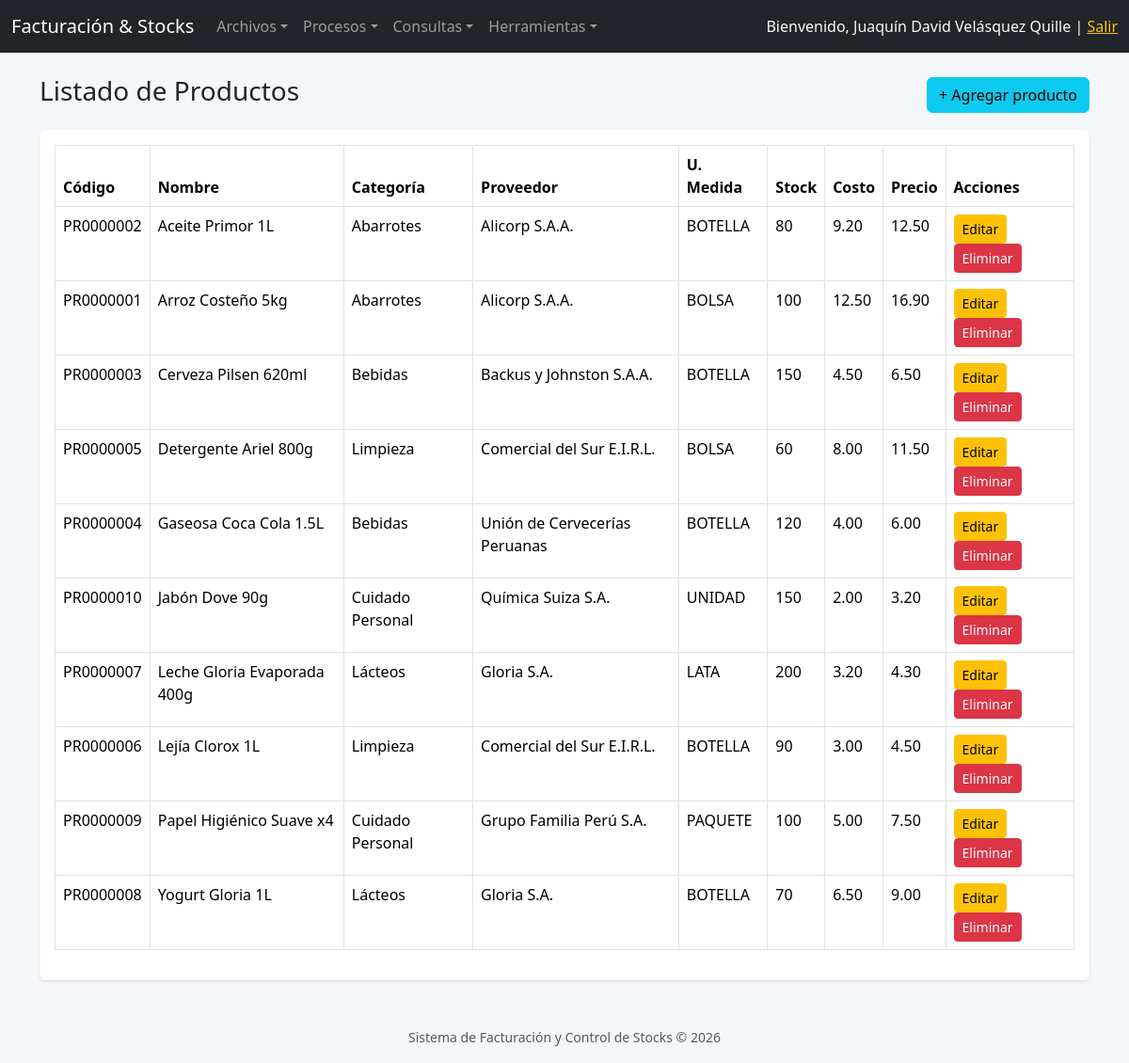
The app's page /productos/index.php (signed in) with its own data.
### tables this page shows
CREATE TABLE productos (
  idproducto  VARCHAR(10) PRIMARY KEY,
  idproveedor VARCHAR(3) NOT NULL,
  nomproducto VARCHAR(128) NOT NULL,
  unimed      VARCHAR(15),
  stock       INT NOT NULL DEFAULT 0,
  cosuni      DECIMAL(10,4) NOT NULL DEFAULT 0,
  preuni      DECIMAL(10,4) NOT NULL DEFAULT 0,
  idcategoria CHAR(2) NOT NULL,
  estado      CHAR(1) NOT NULL DEFAULT '1',
  CONSTRAINT fk_producto_proveedor FOREIGN KEY (idproveedor) REFERENCES proveedores(idproveedor),
  CONSTRAINT fk_producto_categoria FOREIGN KEY (idcategoria) REFERENCES categorias(idcategoria)
);

CREATE TABLE categorias (
  idcategoria  CHAR(2) PRIMARY KEY,
  nomcategoria VARCHAR(128) NOT NULL
);

CREATE TABLE proveedores (
  idproveedor    VARCHAR(3) PRIMARY KEY,
  nomproveedor   VARCHAR(128) NOT NULL,
  rucproveedor   VARCHAR(11),
  dirproveedor   VARCHAR(128),
  telproveedor   VARCHAR(9),
  emailproveedor VARCHAR(64),
  estado         CHAR(1) NOT NULL DEFAULT '1'
);

### conexion/Conexion.php (called while the page is built, shortened)
<?php
class Conexion
{
    private static $instancia = null;
    private $host   = 'localhost';
    private $dbname = 'facturacion';
    private $user   = 'root';
    private $pass   = '';
    private function __construct()
    {
        try {
            $dsn = "mysql:host={$this->host};dbname={$this->dbname};charset=utf8mb4";
            $this->pdo = new PDO($dsn, $this->user, $this->pass, [
                PDO::ATTR_ERRMODE            => PDO::ERRMODE_EXCEPTION,
                PDO::ATTR_DEFAULT_FETCH_MODE => PDO::FETCH_OBJ,
                PDO::ATTR_EMULATE_PREPARES   => false,
            ]);
        } catch (PDOException $e) {
            die('Error de conexión a la base de datos: ' . $e->getMessage());
        }
    }
    public static function getConexion()
    {
        if (self::$instancia === null) {
            self::$instancia = new Conexion();
        }
        return self::$instancia->pdo;
    }
}

### clases/Producto.php (called while the page is built, shortened)
<?php
require_once __DIR__ . '/../conexion/Conexion.php';
class Producto
{
    private $pdo;
    public function __construct()
    {
        $this->pdo = Conexion::getConexion();
    }
    public function listarProductos()
    {
        $sql = "SELECT p.*, pv.nomproveedor, c.nomcategoria
                FROM productos p
                INNER JOIN proveedores pv ON p.idproveedor = pv.idproveedor
                INNER JOIN categorias c ON p.idcategoria = c.idcategoria
                WHERE p.estado = '1'
                ORDER BY p.nomproducto ASC";
        return $this->pdo->query($sql)->fetchAll();
    }
}

### productos/index.php (the view, shortened to what this page needs)
<?php
require_once __DIR__ . '/../clases/Producto.php';
require_once __DIR__ . '/../includes/header.php';
$productoModel = new Producto();
$productos = $productoModel->listarProductos();
?>
<div class="d-flex justify-content-between align-items-center mb-3">
    <h3>Listado de Productos</h3>
    <a href="create.php" class="btn btn-info">+ Agregar producto</a>
</div>
<div class="card">
<div class="card-body">
<table class="table table-bordered table-hover">
    <thead>
        <tr>
            <th>Código</th>
            <th>Nombre</th>
            <th>Categoría</th>
            <th>Proveedor</th>
            <th>U. Medida</th>
            <th>Stock</th>
            <th>Costo</th>
            <th>Precio</th>
            <th>Acciones</th>
        </tr>
    </thead>
    <tbody>
        <?php foreach ($productos as $row): ?>
        <tr>
            <td><?php echo htmlspecialchars($row->idproducto); ?></td>
            <td><?php echo htmlspecialchars($row->nomproducto); ?></td>
            <td><?php echo htmlspecialchars($row->nomcategoria); ?></td>
            <td><?php echo htmlspecialchars($row->nomproveedor); ?></td>
            <td><?php echo htmlspecialchars($row->unimed); ?></td>
            <td class="<?php echo $row->stock <= 5 ? 'text-danger fw-bold' : ''; ?>">
                <?php echo $row->stock; ?>
            </td>
            <td><?php echo number_format($row->cosuni, 2); ?></td>
            <td><?php echo number_format($row->preuni, 2); ?></td>
            <td>
                <a href="update.php?id=<?php echo urlencode($row->idproducto); ?>" class="btn btn-sm btn-warning">Editar</a>
                <a href="delete.php?id=<?php echo urlencode($row->idproducto); ?>" class="btn btn-sm btn-danger"
                   onclick="return confirm('¿Eliminar este producto?');">Eliminar</a>
            </td>
        </tr>
        <?php endforeach; ?>
    </tbody>
</table>
</div>
</div>
<?php require_once __DIR__ . '/../includes/footer.php'; ?>

### css/style.css (style rules this page uses)
body { background-color: #f4f6f9; }
.card { box-shadow: 0 1px 3px rgba(0,0,0,.1); border: none; }
.table thead { background-color: #343a40; color: #fff; }

### records on screen
productos: idproducto "PR0000002", nomproducto "Aceite Primor 1L", idcategoria.nomcategoria "Abarrotes", idproveedor.nomproveedor "Alicorp S.A.A.", unimed "BOTELLA", stock "80", cosuni "9.20", preuni "12.50"
productos: idproducto "PR0000001", nomproducto "Arroz Costeño 5kg", idcategoria.nomcategoria "Abarrotes", idproveedor.nomproveedor "Alicorp S.A.A.", unimed "BOLSA", stock "100", cosuni "12.50", preuni "16.90"
productos: idproducto "PR0000003", nomproducto "Cerveza Pilsen 620ml", idcategoria.nomcategoria "Bebidas", idproveedor.nomproveedor "Backus y Johnston S.A.A.", unimed "BOTELLA", stock "150", cosuni "4.50", preuni "6.50"
productos: idproducto "PR0000005", nomproducto "Detergente Ariel 800g", idcategoria.nomcategoria "Limpieza", idproveedor.nomproveedor "Comercial del Sur E.I.R.L.", unimed "BOLSA", stock "60", cosuni "8.00", preuni "11.50"
productos: idproducto "PR0000004", nomproducto "Gaseosa Coca Cola 1.5L", idcategoria.nomcategoria "Bebidas", idproveedor.nomproveedor "Unión de Cervecerías Peruanas", unimed "BOTELLA", stock "120", cosuni "4.00", preuni "6.00"
productos: idproducto "PR0000010", nomproducto "Jabón Dove 90g", idcategoria.nomcategoria "Cuidado Personal", idproveedor.nomproveedor "Química Suiza S.A.", unimed "UNIDAD", stock "150", cosuni "2.00", preuni "3.20"
productos: idproducto "PR0000007", nomproducto "Leche Gloria Evaporada 400g", idcategoria.nomcategoria "Lácteos", idproveedor.nomproveedor "Gloria S.A.", unimed "LATA", stock "200", cosuni "3.20", preuni "4.30"
productos: idproducto "PR0000006", nomproducto "Lejía Clorox 1L", idcategoria.nomcategoria "Limpieza", idproveedor.nomproveedor "Comercial del Sur E.I.R.L.", unimed "BOTELLA", stock "90", cosuni "3.00", preuni "4.50"
productos: idproducto "PR0000009", nomproducto "Papel Higiénico Suave x4", idcategoria.nomcategoria "Cuidado Personal", idproveedor.nomproveedor "Grupo Familia Perú S.A.", unimed "PAQUETE", stock "100", cosuni "5.00", preuni "7.50"
productos: idproducto "PR0000008", nomproducto "Yogurt Gloria 1L", idcategoria.nomcategoria "Lácteos", idproveedor.nomproveedor "Gloria S.A.", unimed "BOTELLA", stock "70", cosuni "6.50", preuni "9.00"

### other values on screen
$_SESSION['nombres'] "Juaquín David Velásquez Quille"
